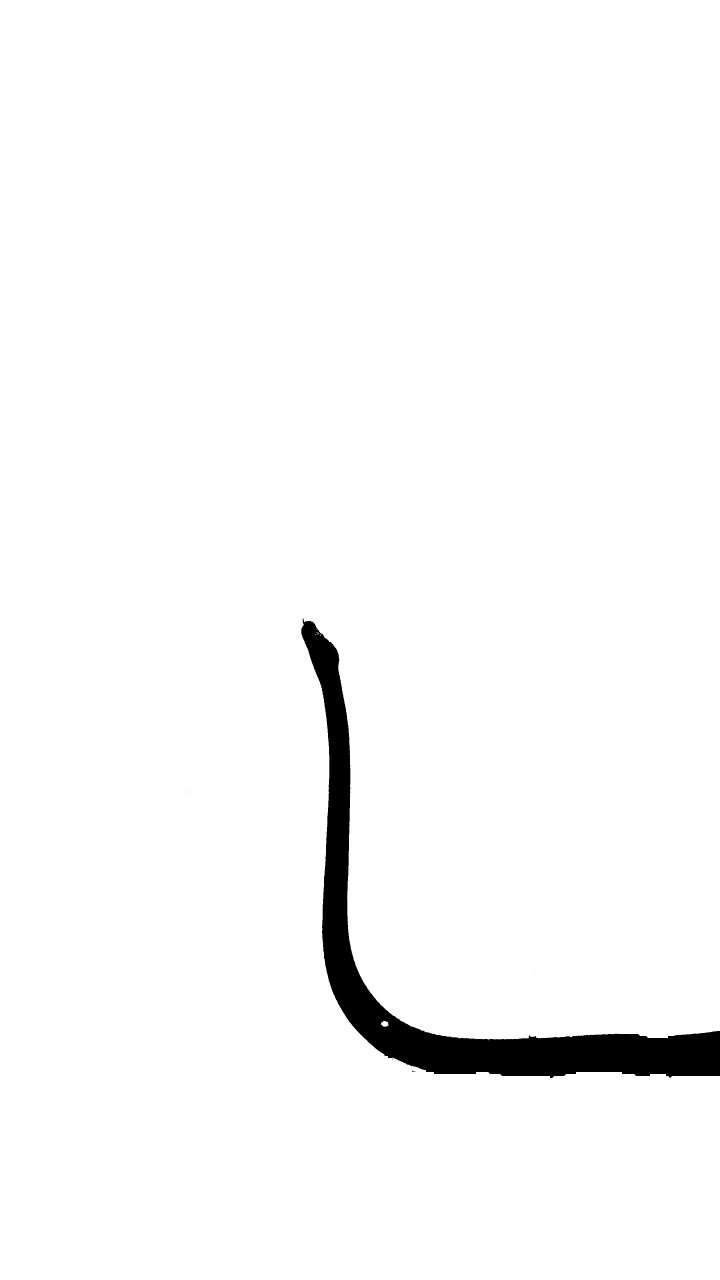
#> input picture image_processing/snake_cropped_well.png, 2160 x 3840 px (shown at 1/3 size)
$ jupyter execute imagej_processed.ipynb
#> lines starting #> are read from the running program, lines starting #| are printed output that depends on the picture; after the words box and inside, x2 and y2 are one past the last pixel; in counts of white or black regions, pixels touching at a corner belong together
[cell 1]
import skimage
from skimage.util import invert
from skimage.morphology import skeletonize
import matplotlib.pyplot as plt
import numpy as np
from scipy.interpolate import interp1d

[cell 2]
def plot_image(img):
    plt.figure(figsize=(8, 8))
    skimage.io.imshow(img)
    plt.show()

[cell 3]
img = skimage.io.imread("snake_cropped_well.png")
#> img: shape (3840, 2160); 97.4% white; 4 black regions (3 under 20 px), largest, box (x1, y1, x2, y2) and area: (904, 1856, 2160, 3234) 211596
inv_img = invert(img)
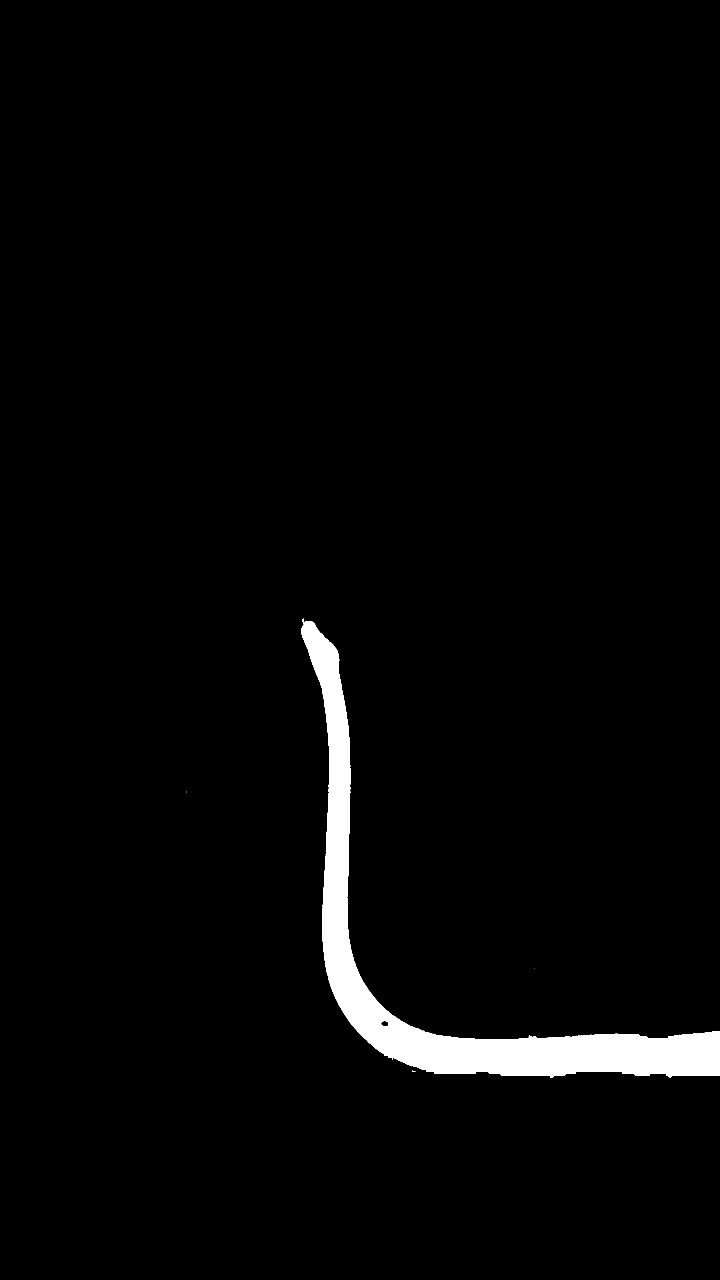
#> inv_img: shape (3840, 2160) (shown at 1/3 size); 2.6% white; 4 white regions (3 under 20 px), largest, box (x1, y1, x2, y2) and area: (904, 1856, 2160, 3234) 211596
skeleton = skeletonize(inv_img / 255)
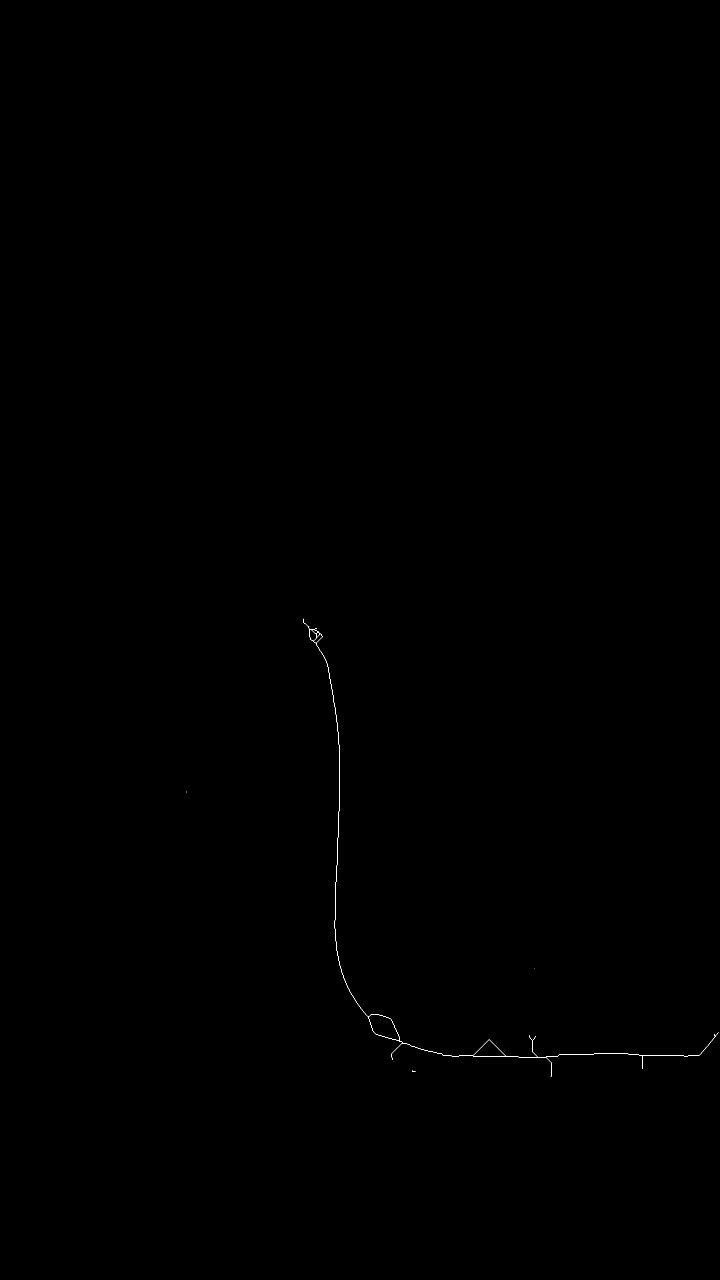
#> skeleton: shape (3840, 2160) bool (shown at 1/3 size); 0.04% white in thin lines or dots, all inside (x1, y1, x2, y2) = (558, 1856, 2156, 3231)

[cell 4]
type(inv_img)

[cell 5]
plot_image(img)

[cell 6]
cropped = img[:, :1250]
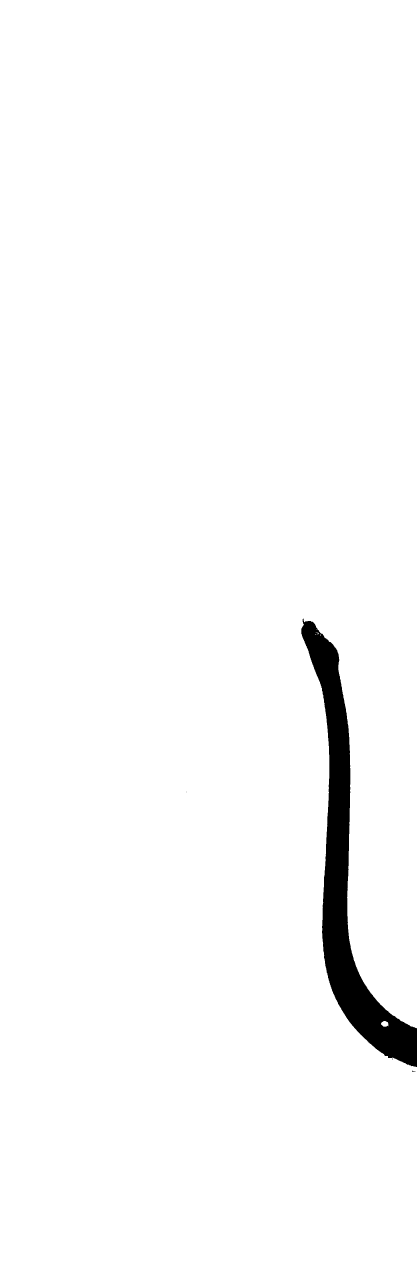
#> cropped: shape (3840, 1250) (shown at 1/3 size); 97.8% white; 3 black regions (2 under 20 px), largest, box (x1, y1, x2, y2) and area: (904, 1856, 1250, 3201) 107098

[cell 7]
inv_cropped = invert(cropped)
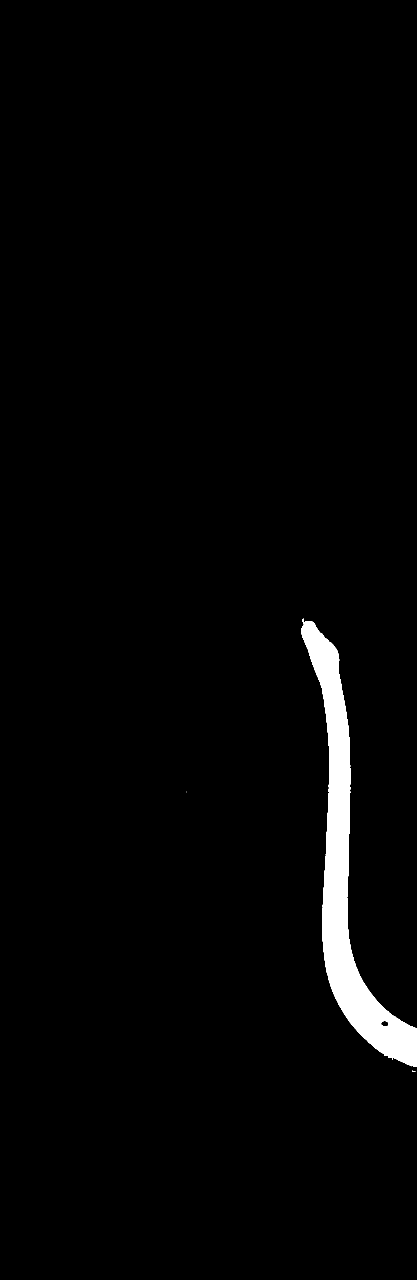
#> inv_cropped: shape (3840, 1250) (shown at 1/3 size); 2.2% white; 3 white regions (2 under 20 px), largest, box (x1, y1, x2, y2) and area: (904, 1856, 1250, 3201) 107098

[cell 8]
plot_image(inv_cropped)

[cell 9]
rows = []
columns = []
for i in range(inv_cropped.shape[0]):
    if np.any(inv_cropped[i]):
        row_idx = i
        rows.append(row_idx)
        column_idx = np.where(inv_cropped[i])[0][0]
        columns.append(column_idx)
#> this loop made 3840 passes
#> column_idx on passes 1857 to 1868: 909, 908, 908, 908, 908, 908, 908, 908, 908, 908, 909, 909
#> after the loop, columns = 1349 values, max 1248 at index 1344, min 558 at index 519, mean 988.1; rows = 1349 values from 1856 to 3215

rows = np.array(rows)
columns = np.array(columns)

[cell 10]
plt.figure(figsize=(8, 8))
plt.scatter(columns, -rows)
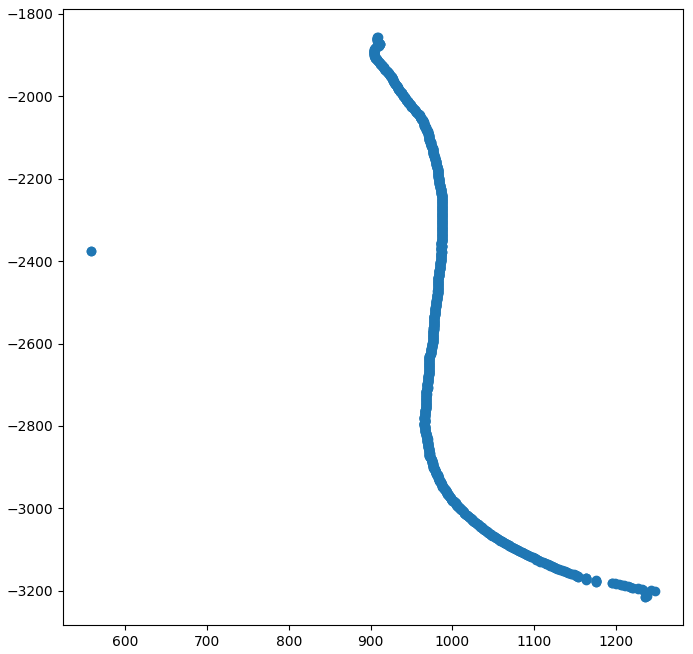
#> figure drawn by matplotlib, 1 panel

[cell 11]
points = np.array(list(zip(columns, rows)))
#> points = 1349 pairs, first value 558 to 1248, second value 1856 to 3215
np.min(points, axis=0)
np.argmin(points, axis=0)
pre_points = points[:519]
#> pre_points = 519 pairs, first value 904 to 988, second value 1856 to 2374
post_points = points[521:]
#> post_points = 828 pairs, first value 966 to 1248, second value 2377 to 3215
points = np.vstack((pre_points, post_points))
#> points = 1347 pairs, first value 904 to 1248, second value 1856 to 3215

[cell 12]
plt.figure(figsize=(8, 8))
skimage.io.imshow(inv_cropped)
plt.scatter(points[:, 0], points[:, 1], s=2, color="red")
plt.show()
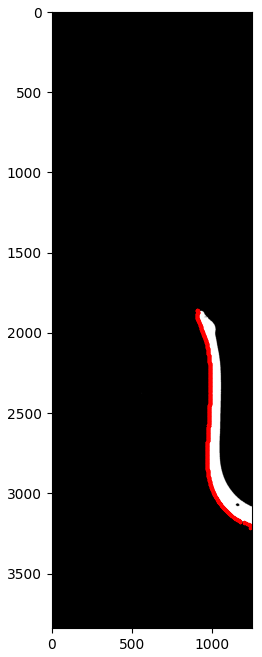
#> figure drawn by matplotlib, 1 panel

[cell 13]
# this computes the arc length in pixels
distance = np.cumsum(np.sqrt(np.sum(np.diff(points, axis=0) ** 2, axis=1)))
#> distance = 1346 values from 1.41 to 1588.6
# put in zero at the first spot
distance = np.insert(distance, 0, 0)
#> distance = 1347 values from 0 to 1588.6
# convert to cm
px_per_cm = 36.4  # pixels/cm
distance = distance / px_per_cm
#> distance = 1347 values from 0 to 43.64

[cell 14]
interpolator = interp1d(distance, points, axis=0)

[cell 15]
min_d = distance.min()
#> min_d = 0
max_d = distance.max()
#> max_d = 43.64

[cell 16]
interp_points = np.linspace(min_d, max_d, 10)

[cell 17]
interpolation = interpolator(interp_points)
#> interpolation = [[909, 1856], [944, 2009.3], [981, 2169.7], [987, 2342.9], [979, 2513.8], [970, 2684.1], [970.7, 2853.7], [1014.3, 3011.3], [1122, 3140], [1236, 3215]]

[cell 18]
interpolation
#> Out has the same summary as interpolation

[cell 19]
plt.figure(figsize=(8, 8))
skimage.io.imshow(inv_cropped)
plt.scatter(points[:, 0], points[:, 1], s=2, color="red")
plt.scatter(interpolation[:, 0], interpolation[:, 1], s=3, color="blue")
plt.show()

[cell 20]
x = interpolation[:, 0]
#> x = [909, 944, 981, 987, 979, 970, 970.7, 1014.3, 1122, 1236]
y = interpolation[:, 1]
#> y = [1856, 2009.3, 2169.7, 2342.9, 2513.8, 2684.1, 2853.7, 3011.3, 3140, 3215]
s = interp_points

[cell 21]
spacing = np.diff(s)[0]
#> spacing = 4.85

[cell 22]
dx_dt = np.gradient(x, spacing)
#> dx_dt = [7.22, 7.42, 4.43, -0.206, -1.75, -0.854, 4.57, 15.6, 22.86, 23.51]
dy_dt = np.gradient(y, spacing)
#> dy_dt = [31.62, 32.34, 34.39, 35.49, 35.19, 35.05, 33.74, 29.52, 21, 15.47]
deriv_mag = np.sqrt(dx_dt**2 + dy_dt**2)
#> deriv_mag = [32.43, 33.19, 34.68, 35.49, 35.23, 35.06, 34.05, 33.39, 31.04, 28.14]
mag_one = np.all(deriv_mag == 1.0)
#> mag_one = False
non_zero = np.all(deriv_mag > 0)
#> non_zero = True
print(f"Magnitude 1 everywhere: {mag_one}")
#| Magnitude 1 everywhere: False
print(f"Not zero everywhere: {non_zero}")
#| Not zero everywhere: True

Don't have an arc length parametrization because the magnitude of the tangent vector is not one. Instead I have a proper parameterization because the derivatives $\frac{dx}{dt}$ and $\frac{dy}{dt}$ exist everywhere and are not zero simultatneously. Can then use

\begin{equation}
\kappa = \frac{|x'y''-x''y'|}{(x'^2+y'^2)^{\frac{3}{2}}}
\end{equation}

[cell 23]
d2x_dt2 = np.gradient(dx_dt, spacing)
#> d2x_dt2 = [0.0425, -0.287, -0.787, -0.638, -0.0668, 0.652, 1.7, 1.89, 0.816, 0.135]
d2y_dt2 = np.gradient(dy_dt, spacing)
#> d2y_dt2 = [0.149, 0.286, 0.324, 0.0819, -0.0455, -0.149, -0.57, -1.31, -1.45, -1.14]

[cell 24]
kappa = np.abs(dx_dt * d2y_dt2 - d2x_dt2 * dy_dt) / (
    np.power(dx_dt**2 + dy_dt**2, 3 / 2)
)
#> kappa = [7.83e-06, 0.000312, 0.000683, 0.000506, 5.56e-05, 0.000528, 0.00152, 0.00205, 0.00168, 0.0013]

[cell 25]
plt.plot(interp_points, kappa)
plt.show()
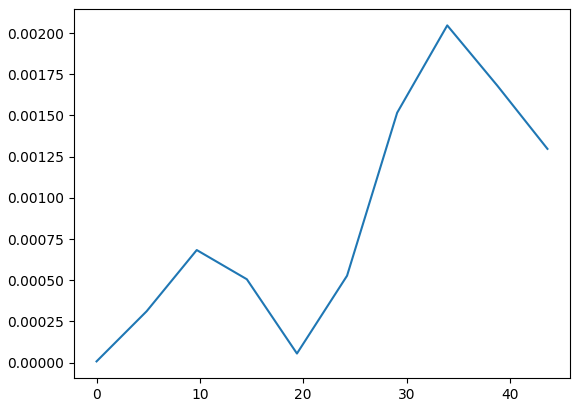
#> figure drawn by matplotlib, 1 panel; curve peaks at x = 33.94, y = 0.00205

[cell 26]
plt.figure(figsize=(5, 5))
skimage.io.imshow(inv_cropped)
plt.scatter(points[:, 0], points[:, 1], s=2, color="red")
plt.scatter(interpolation[:, 0], interpolation[:, 1], s=3, color="blue")
plt.show()
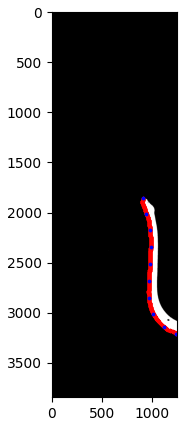
#> figure drawn by matplotlib, 1 panel
